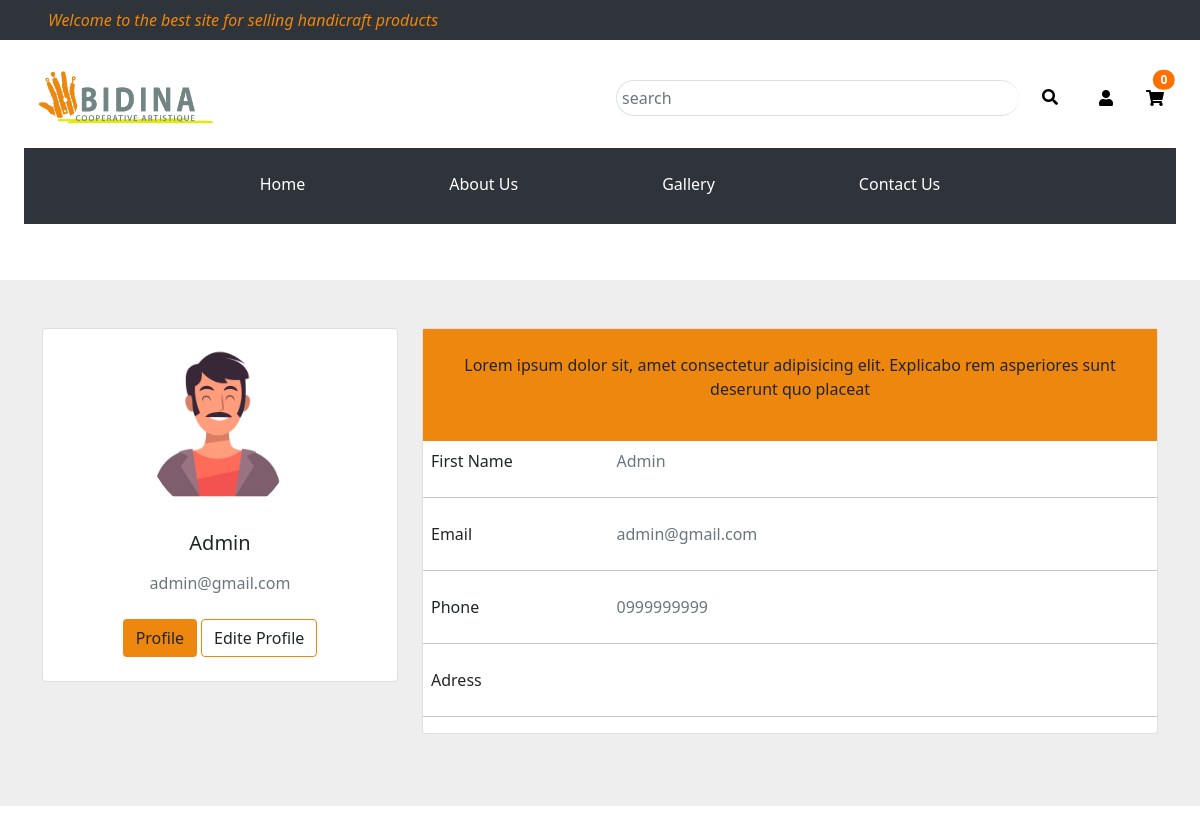
The app's page /bidina-project/profile/profile (signed in) with its own data.
### tables this page shows
CREATE TABLE `users` (
  `id` int(11) NOT NULL,
  `fullName` varchar(222) NOT NULL,
  `email` varchar(255) NOT NULL,
  `phone` varchar(255) NOT NULL,
  `adress` varchar(225) NOT NULL,
  `role` varchar(12) NOT NULL,
  `password` varchar(255) NOT NULL,
  `confirm_password` varchar(255) NOT NULL
);

### bidina-project/app/controllers/Profile.php (called while the page is built, shortened)
<?php
class Profile extends Controller
{
  public function __construct()
  {
    $this->userModel = $this -> model('User');
    $this->panierModel = $this -> model('Panier');
  }
  public function profile()
  {
    $posts = $this -> userModel -> findUserByEmailAndReturnUserData($_SESSION['user_email']);
    $paniers = $this->panierModel->getCountQuantityProdInPanier($_SESSION['user_id']);
    $data = [
      'posts' => $posts,
      'paniers' => $paniers,
    ];
    $this->view('profile/profile', $data);
  }
}

### bidina-project/app/libraries/Core.php (called while the page is built, shortened)
<?php
  class Core {
    protected $currentMethod = 'index';
    public function __construct(){
      $url = $this->getUrl();
      if(isset($url[1]) && file_exists('../app/controllers/' . ucwords($url[0]) . '.php')){
        unset($url[0]);
      }
      $this->currentController = new $this->currentController;
      if(isset($url[1])){
        if(method_exists($this->currentController, $url[1])){
          $this->currentMethod = $url[1];
          unset($url[1]);
        }
      }
      $this->params = $url ? array_values($url) : [];
      call_user_func_array([$this->currentController, $this->currentMethod], $this->params);
    }
    public function getUrl(){
      if(isset($_GET['url'])){
        $url = rtrim($_GET['url'], '/');
        $url = filter_var($url, FILTER_SANITIZE_URL);
        $url = explode('/', $url);
        return $url;
      }
    }
  }

### bidina-project/public/index.php (called while the page is built, shortened)
<?php
    $init = new Core();

### bidina-project/app/libraries/Database.php (called while the page is built, shortened)
<?php
   class Database{
        private $host = DB_HOST;
        private $user = DB_USER;
        private $pass = DB_PASS;
        private $dbname = DB_NAME;
        private $dbh;
        private $stmt;
        public function __construct(){
            $dsn = 'mysql:host=' . $this -> host . ';dbname=' . $this -> dbname;
            $option = array(
                PDO::ATTR_PERSISTENT => true,
                PDO::ATTR_ERRMODE => PDO::ERRMODE_EXCEPTION
            );
            try{
                $this -> dbh = new PDO($dsn, $this -> user, $this -> pass, $option);
            }
            catch(PDOException $e){
                $this -> error = $e -> getMessage();
                echo $this -> error;
            }
        }
        public function query($sql){
            $this -> stmt = $this -> dbh -> prepare($sql);
        }
        public function bind($param, $value, $type = null){
            if(is_null($type)){
              switch(true){
                default:
                  $type = PDO::PARAM_STR;
              }
            }
            $this->stmt->bindValue($param, $value, $type);
          }
        public function resultSet(){
            $this -> stmt -> execute();
            return $this -> stmt -> fetchAll(PDO::FETCH_OBJ);
        }
    }

### bidina-project/app/models/User.php (called while the page is built, shortened)
<?php
class User
{
    private $db;
    public function __construct()
    {
        $this->db = new Database;
    }
    public function findUserByEmailAndReturnUserData($email)
    {
        $this->db->query('SELECT * FROM users WHERE email = :email');
        $this->db->bind(':email', $email);
        $res = $this->db->resultSet();
        return $res;
    }
}

### bidina-project/app/views/profile/profile.php (the view, shortened to what this page needs)
<?php require APPROOT . '/views/inc/header.php'; ?>
<?php require APPROOT . '/views/inc/navbar.php';
?>
<section class="my-5" style="background-color: #eee;">
    <div class="container py-5">
        <div class="row">
            <div class="col-lg-4">
                <div class="card mb-4">
                    <div class="card-body text-center">
                        <img src="<?= URLROOT; ?>/img/image-2/3519275.jpg" alt="avatar" class="rounded-circle img-fluid" style="width: 150px;">
                        <?php foreach($data['posts'] as $tab ) :  ?>
                        <h5 class="my-3 text-capitalize"><?php echo $tab -> fullName ?></h5>
                        <p class="text-muted mb-4"><?php echo $tab -> email; ?></p>
                        <div class="d-flex justify-content-center mb-2">
                            <button type="button" class="btn batin">Profile</button>
                            <a href="<?= URLROOT; ?>/profile/editeProfile/<?= $_SESSION['user_id'] ?>" type="button" class="btn ms-1" style="border: 1px solid #ee870d;">Edite Profile</a>
                        </div>
                    </div>
                </div>
            </div>
            <div class="col-lg-8">
                <div class="card mb-4">
                    <div class="card-body p-0">
                        <div class="p-4" style="background-color: #ee870d;">
                            <p class="text-center">Lorem ipsum dolor sit, amet consectetur adipisicing elit. Explicabo rem asperiores sunt deserunt quo placeat</p>
                        </div>
                        <div class="row p-2">
                            <div class="col-sm-3">
                                <p class="mb-0 ">First Name</p>
                            </div>
                            <div class="col-sm-9">
                                <p class="text-muted mb-0 text-capitalize"><?php echo $tab -> fullName ; ?></p>
                            </div>
                        </div>
                        <hr>
                        <div class="row p-2">
                            <div class="col-sm-3">
                                <p class="mb-0">Email</p>
                            </div>
                            <div class="col-sm-9">
                                <p class="text-muted mb-0"><?php echo $tab -> email ?></p>
                            </div>
                        </div>
                        <hr>
                        <div class="row p-2">
                            <div class="col-sm-3">
                                <p class="mb-0">Phone</p>
                            </div>
                            <div class="col-sm-9">
                                <p class="text-muted mb-0"><?php echo $tab -> phone ?></p>
                            </div>
                        </div>
                        <hr>
                        <div class="row p-2">
                            <div class="col-sm-3">
                                <p class="mb-0 ">Adress</p>
                            </div>
                            <div class="col-sm-9">
                            </div>
                        </div>
                        <hr>
                    </div>
                </div>
            </div>
        </div>
        <?php endforeach;?>
    </div>
</section>
<?php require_once APPROOT . "/views/inc/footerDash.php" ?>

### bidina-project/public/css/style.css (style rules this page uses)
* { box-shadow: none !important; }
.batin { background-color: #ee870d; transition: all 0.4s ease 0s; }

### records on screen
users: fullName "Admin", email "admin@gmail.com", phone "0999999999"

### other values on screen
$data['paniers'] "0"
